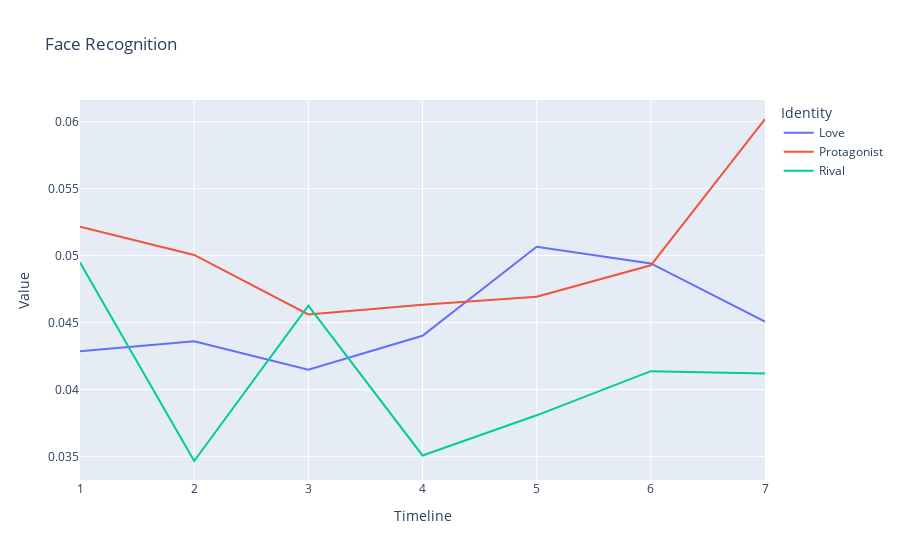

The notebook cell this image was saved under:
### Markdown cell above
### CHUNKED FACE BOX SIZE (AVERAGE OR TOTAL)
[DEPRECATED]

### Code cell
CHUNKING = 8

# User plotly to visualize something

import plotly.express as px
import pandas as pd

# Load all csv files in csv/
import glob
import os

csv_files = glob.glob("csv/*.csv")
# Convert all entries to structured data with attribute 0 as frame number, 1 as Face Box, and 5 as Identity
# Skip first two lines of each file
# Skip rows where Identity is N/A

USE_AVERAGE = True

USE_GENERAL_NAMES = True
USE_GENDER_NAMES = False
IGNORE_MINOR_CHARACTERS = True

FILM_FRAME_TOTALS = {
	"Cliff": 2097,
	"Our Village": 2377,
	"Diary of Nurse": 2297,
	"Sabrina": 2751,
	"The Man from Laramie": 2477,
	"Human Desire": 2200,
	"Chikamatsu Story": 2460,
	"Black River": 2552,
	"Duel in the Sun": 3207,
	"Gilda": 2652,
	"Jigoku Mon": 2151,
	"Kurutta Kajitsu": 2076,
	"Notorious": 2433,
	"Oklahoma": 3577,
	"Vikings": 2740,
	"Waves of Life": 2465
}

RIVALS = ["Keming", "Professor Yuan", "Haoru", "David", "Vic", "Carl", "Ishun", "Hitokiri Joe", "Natsuhisa", "Bo Kang", "Wataru", "Jud", "Alex Sebastian", "Ballin", "Einar", "Jesse"]
MALES = ["Zhanwu", "Fan Jun", "Changping", "Linus", "Will", "Jeff", "Mohei", "Nishida", "Haruji", "Jin Zhang", "Moritoo", "Curly", "Devlin", "Johnny", "Eric", "Lewt"]
LADIES = ["Shuzhen", "Fang Qing", "Suhua", "Sabrina", "Barbara", "Vicki", "Osan", "Shizuko", "Eri", "Ye Suping", "Kesa", "Laurey", "Alicia", "Gilda", "Morgana", "Pearl"]

PROTAGONISTS = ["Zhanwu", "Fang Qing", "Suhua", "Sabrina", "Will", "Jeff", "Mohei", "Nishida", "Haruji", "Jin Zhang", "Moritoo", "Curly", "Alicia", "Johnny", "Eric", "Pearl"]
LOVES = ["Shuzhen", "Fan Jun", "Changping", "Linus", "Barbara", "Vicki", "Osan", "Shizuko", "Eri", "Ye Suping", "Kesa", "Laurey", "Devlin", "Gilda", "Morgana", "Lewt"]

def find_section(range_start, range_end, num_sections, value):
    """
    Given a range [range_start, range_end], this function splits it into
    num_sections and returns which section (1-based index) the value falls into.

    :param range_start: The start of the range (inclusive).
    :param range_end: The end of the range (inclusive).
    :param num_sections: Number of sections to divide the range into.
    :param value: The value for which we want to determine the section index.
    :return: The section index (1-based) where the value fits.
    """
    # Handle edge cases, e.g., if value < range_start or value > range_end
    if value <= range_start:
        return 1
    if value >= range_end:
        return num_sections

    # Compute the size of each section
    section_size = (range_end - range_start) / num_sections

    # Determine which section the value falls into using integer division
    section_index = int((value - range_start) // section_size) + 1

    # Make sure the section index doesn't exceed num_sections
    if section_index > num_sections:
        section_index = num_sections

    return section_index

def get_name(name):
	if USE_GENDER_NAMES:
		if name in MALES:
			name = "Male"
		elif name in LADIES:
			name = "Female"
	else:
		if name in PROTAGONISTS:
			name = "Protagonist"
		elif name in LOVES:
			name = "Love"
	return name

data = []
chunks = []
chunkcounts = []
for i in range(CHUNKING + 1):
	chunks.append({})
	chunkcounts.append({})

for file in csv_files:
	with open(file) as f:
		lines = f.readlines()[2:]
		for line in lines:
			line = line.split(",")
			if line[5] != "\"N/A\"":
				# Att 3 is frame numbder / film's total frames (the film is the name of the current csv file)
				total = FILM_FRAME_TOTALS[os.path.basename(file)[:-4]]
				frame = int(line[0][1:][:-1])
				name = line[5][1:][:-1]
				face_box_text = line[1][1:][:-1][1:][:-1]
				face_box = [float(x) for x in face_box_text.split("\， ")]
				face_box_height = face_box[3]# - face_box[1]
				face_box_width = face_box[2]# - face_box[0]
				if USE_GENERAL_NAMES:
					if name in RIVALS:
						name = "Rival"
					name = get_name(name)
				if IGNORE_MINOR_CHARACTERS:
					if USE_GENERAL_NAMES:
						if name not in ["Rival", "Protagonist", "Female", "Male", "Love"]:
							continue
					else:
						if name not in RIVALS:
							if name not in PROTAGONISTS:
								if name not in LOVES:
									continue
				time = find_section(0, total, CHUNKING, frame)
				# the chunk array time participant is a dictionary of the participants in that chunk
				if name not in chunks[time]:
					chunks[time][name] = 0
					chunkcounts[time][name] = 0
				chunks[time][name] += face_box_height * face_box_width
				chunkcounts[time][name] += 1
				#data.append([frame, line[1], name, time])

for i in range(CHUNKING):
	for name in chunks[i]:
		if USE_AVERAGE:
			chunks[i][name] /= chunkcounts[i][name]
		data.append([i, name, chunks[i][name]])

df = pd.DataFrame(data, columns=["Timeline", "Identity", "Value"])
df["Identity"] = df["Identity"].astype(str)
df["Identity"] = df["Identity"].apply(lambda x: x.split(" ")[0])

# Create a scatter plot of the data
fig = px.line(df, x="Timeline", y="Value", color="Identity", title="Face Recognition")
fig.show()

### Figure 1 — Plotly figure (JSON) as saved in the notebook; plotly's stock layout.template omitted (floating-point values rounded to 4 significant figures)
{"data": [{"hovertemplate": "Identity=Love<br>Timeline=%{x}<br>Value=%{y}<extra></extra>", "legendgroup": "Love", "line": {"color": "#636efa", "dash": "solid"}, "marker": {"symbol": "circle"}, "mode": "lines", "name": "Love", "orientation": "v", "showlegend": true, "type": "scatter", "x": [1, 2, 3, 4, 5, 6, 7], "xaxis": "x", "y": [0.04287, 0.04361, 0.04148, 0.04402, 0.05067, 0.04942, 0.04507], "yaxis": "y"}, {"hovertemplate": "Identity=Protagonist<br>Timeline=%{x}<br>Value=%{y}<extra></extra>", "legendgroup": "Protagonist", "line": {"color": "#EF553B", "dash": "solid"}, "marker": {"symbol": "circle"}, "mode": "lines", "name": "Protagonist", "orientation": "v", "showlegend": true, "type": "scatter", "x": [1, 2, 3, 4, 5, 6, 7], "xaxis": "x", "y": [0.05217, 0.05005, 0.04561, 0.04633, 0.04694, 0.04928, 0.0602], "yaxis": "y"}, {"hovertemplate": "Identity=Rival<br>Timeline=%{x}<br>Value=%{y}<extra></extra>", "legendgroup": "Rival", "line": {"color": "#00cc96", "dash": "solid"}, "marker": {"symbol": "circle"}, "mode": "lines", "name": "Rival", "orientation": "v", "showlegend": true, "type": "scatter", "x": [1, 2, 3, 4, 5, 6, 7], "xaxis": "x", "y": [0.04948, 0.03467, 0.04627, 0.03508, 0.03808, 0.04137, 0.0412], "yaxis": "y"}], "layout": {"legend": {"title": {"text": "Identity"}, "tracegroupgap": 0}, "title": {"text": "Face Recognition"}, "xaxis": {"anchor": "y", "domain": [0, 1], "title": {"text": "Timeline"}}, "yaxis": {"anchor": "x", "domain": [0, 1], "title": {"text": "Value"}}}}
